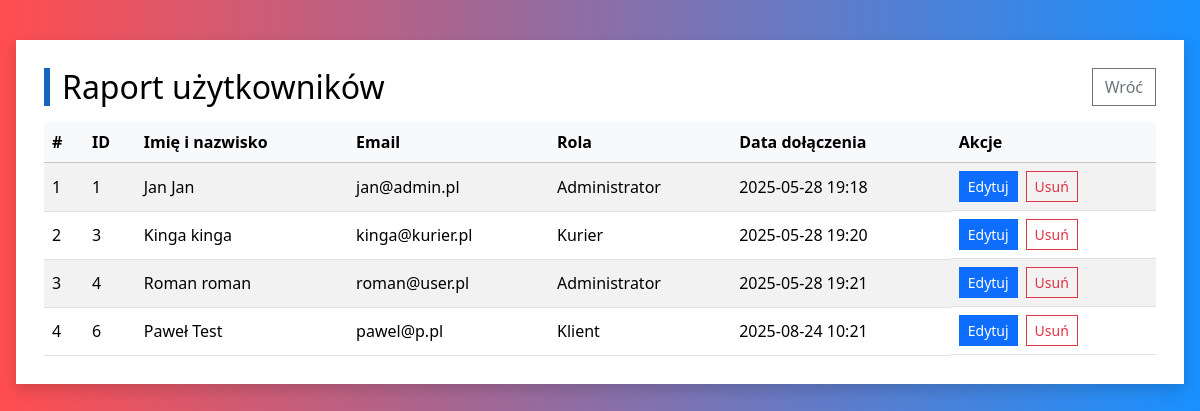
The app's page /raport-uzytkownicy/ (signed in), older data.
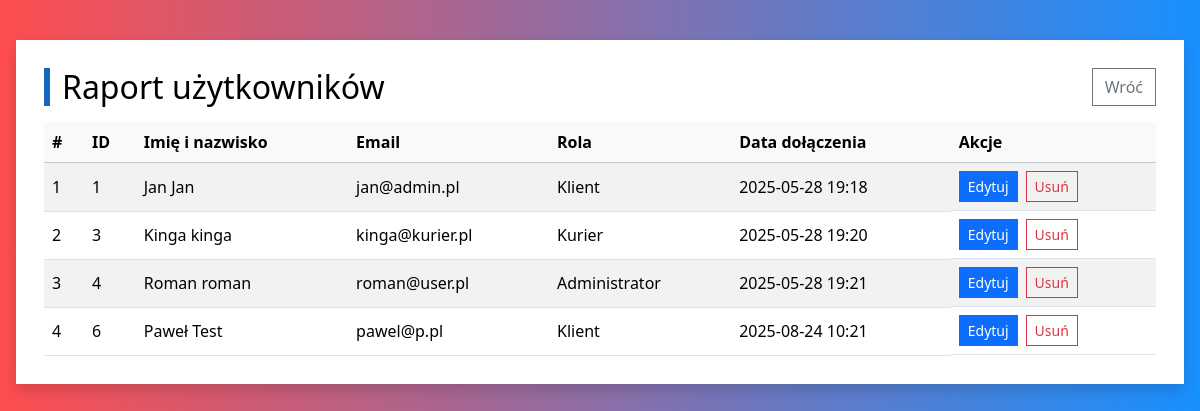
The same page, newer data.
### users/models.py (models this page shows, shortened)
class CustomUser(AbstractUser):
    usersurname = models.CharField(max_length=150, blank=False, null=False)
    ROLE_CHOICES = [
        ('admin', 'Administrator'),
        ('courier', 'Kurier'),
        ('client', 'Klient'),
    ]
    role = models.CharField(max_length=10, choices=ROLE_CHOICES, default='client')
    username = models.CharField(
        max_length=150,
        unique=False,
        verbose_name="Imię"
    )
    email = models.EmailField(
        unique=True,
        verbose_name="Adres e-mail"
    )
    USERNAME_FIELD = 'email'
    REQUIRED_FIELDS = ['username', 'usersurname']

### frontend/views.py (the view)
# urls.py: path('raport-uzytkownicy/', user_report, name='user_report'),
@user_passes_test(is_admin)
def user_report(request):
    users = CustomUser.objects.all().order_by('id')
    return render(request, 'raport_users.html', {'users': users})

### frontend/views.py (called while the page is built)
def is_admin(user):
    return user.is_authenticated and user.role == 'admin'

### templates/raport_users.html (shortened to what this page needs)
<!DOCTYPE html>
<html lang="pl">
<head>
    <link href="https://cdn.jsdelivr.net/npm/bootstrap@5.3.2/dist/css/bootstrap.min.css" rel="stylesheet">
</head>
<body>
<div class="page-card">
    <div class="d-flex justify-content-between align-items-center mb-3">
        <h2 class="section-title m-0">Raport użytkowników</h2>
        <a href="{% url 'admin_panel' %}" class="btn btn-outline-secondary">Wróć</a>
    </div>
    <div class="table-responsive">
        <table class="table table-striped table-hover align-middle mb-0">
            <thead class="table-light">
            <tr>
                <th>#</th>
                <th>ID</th>
                <th>Imię i nazwisko</th>
                <th>Email</th>
                <th>Rola</th>
                <th>Data dołączenia</th>
                <th>Akcje</th>
            </tr>
            </thead>
            <tbody>
            {% for user in users %}
                <tr>
                    <td>{{ forloop.counter }}</td>
                    <td>{{ user.id }}</td>
                    <td>{{ user.username }} {{ user.usersurname }}</td>
                    <td>{{ user.email }}</td>
                    <td>{{ user.get_role_display  }}</td>
                    <td>{{ user.date_joined|date:"Y-m-d H:i" }}</td>
                    <td class="d-flex gap-2">
                        <button
                            type="button"
                            class="btn btn-primary btn-sm open-role-modal"
                            data-bs-toggle="modal"
                            data-bs-target="#roleModal"
                            data-url="{% url 'change_user_role' user.id %}"
                            data-username="{{ user.username }} {{ user.usersurname }}"
                            data-current-role="{{ user.get_role_display  }}">
                            Edytuj
                        </button>
                        <a href="{% url 'delete_user' user.id %}"
                           class="btn btn-outline-danger btn-sm"
                           onclick="return confirm('Na pewno usunąć użytkownika?');">
                            Usuń
                        </a>
                    </td>
                </tr>
            {% empty %}
                <tr>
                    <td colspan="7" class="text-center text-muted">Brak użytkowników do wyświetlenia.</td>
                </tr>
            {% endfor %}
            </tbody>
        </table>
    </div>
</div>
</body>
</html>

Row changes from the older to the newer data that the page shows:
changed CustomUser "Jan": role "Administrator" → "Klient"
